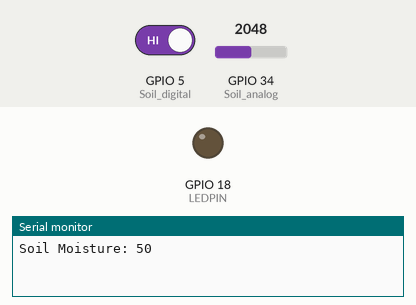
A sketch run on a simulated ESP32. Parts: output pins drawn as LEDs (lit = HIGH), the last lines printed to the serial monitor. The test bench sets the inputs (shaded band); at power-on: GPIO 5 (Soil_digital) HIGH, GPIO 34 (Soil_analog) = 2048.

Above: at 1.2 s.
1.3 s: GPIO 5 (Soil_digital) driven LOW
At 3.0 s:
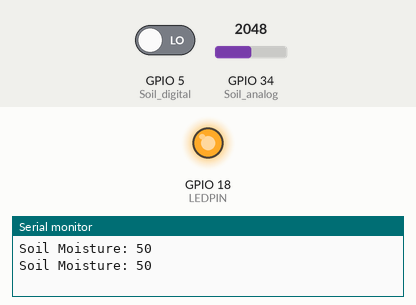
3.5 s: GPIO 5 (Soil_digital) driven HIGH
At 4.5 s:
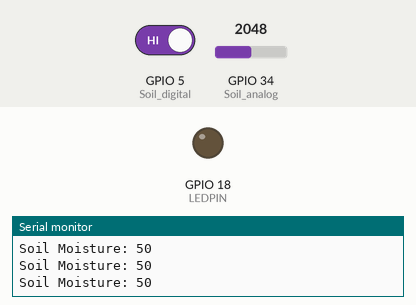
Timing chart, 0 to 6.5 s (numbered marks = the images above; inputs shaded):
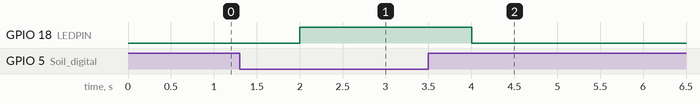

Measured:
- after the input at 1.3 s, GPIO 18 (LEDPIN): LOW → HIGH after 0.70 s
- after the input at 3.5 s, GPIO 18 (LEDPIN): HIGH → LOW after 0.50 s

The sketch:

cau3.ino
```cpp
// A0: chan 34
// Den canh bao: chan 18

const int Soil_analog = 34;
const int Soil_digital = 5;
const int LEDPIN = 18;

void setup() {
  // put your setup code here, to run once:
  Serial.begin(115200);
  pinMode(LEDPIN, OUTPUT);
  pinMode(Soil_analog, INPUT);
  pinMode(Soil_digital, INPUT);
  digitalWrite(LEDPIN, LOW);
}

void loop() {
  // put your main code here, to run repeatedly:
  int real_value = 0;
  for (int i = 0; i < 10; i++) {
    real_value += analogRead(Soil_analog);
  }
  real_value /= 10;
  int percent = map(real_value, 0, 4095, 0, 100);
  percent = 100 - percent; // Đảo ngược giá trị để 0% là khô và 100% là ướt
  int soil_moisture_digital = digitalRead(Soil_digital);
  Serial.print("Soil Moisture: ");
  Serial.println(percent);

  if (soil_moisture_digital == 0) {
    digitalWrite(LEDPIN, HIGH);
  } else {
    digitalWrite(LEDPIN, LOW);
  }
  delay(2000);
}
```
